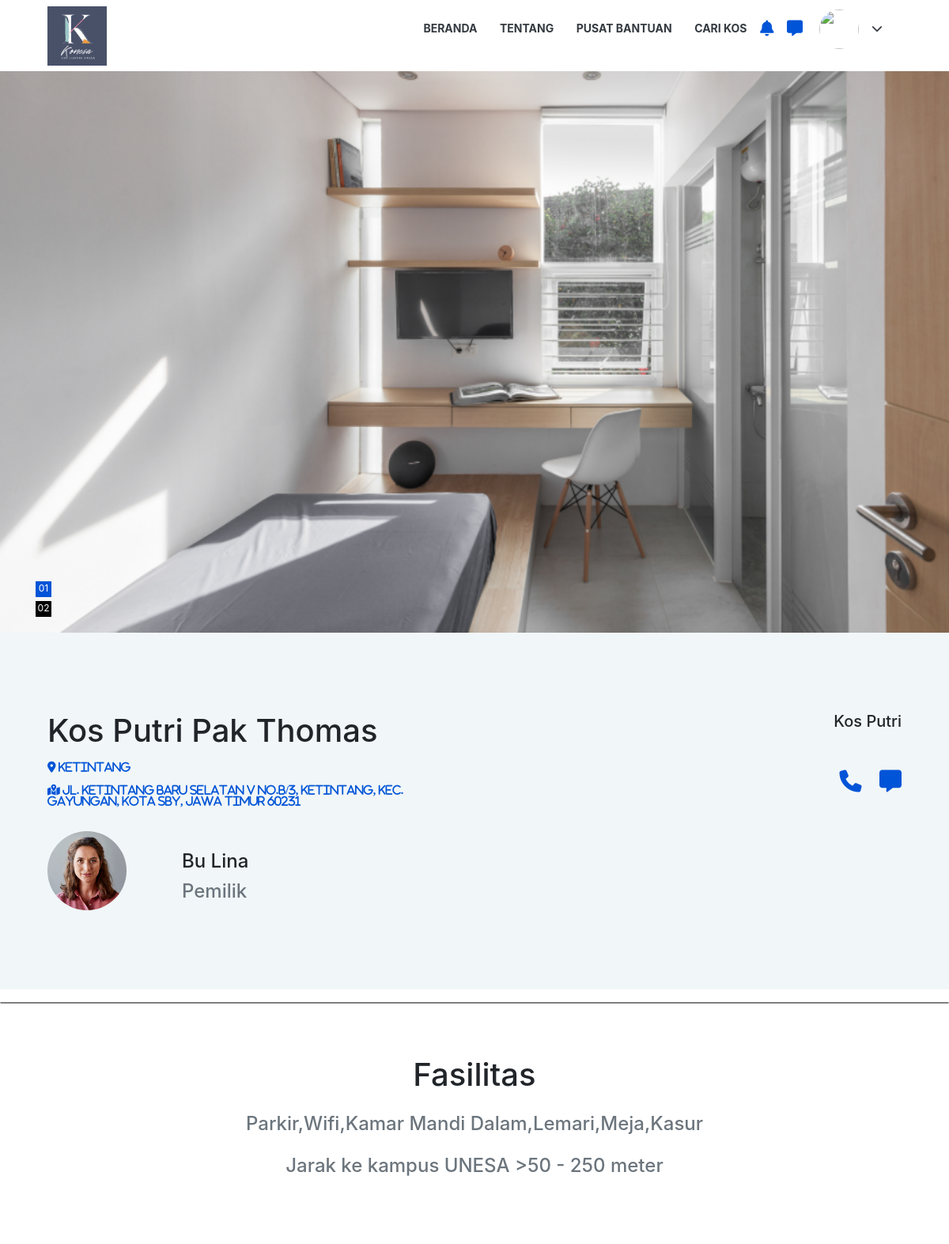
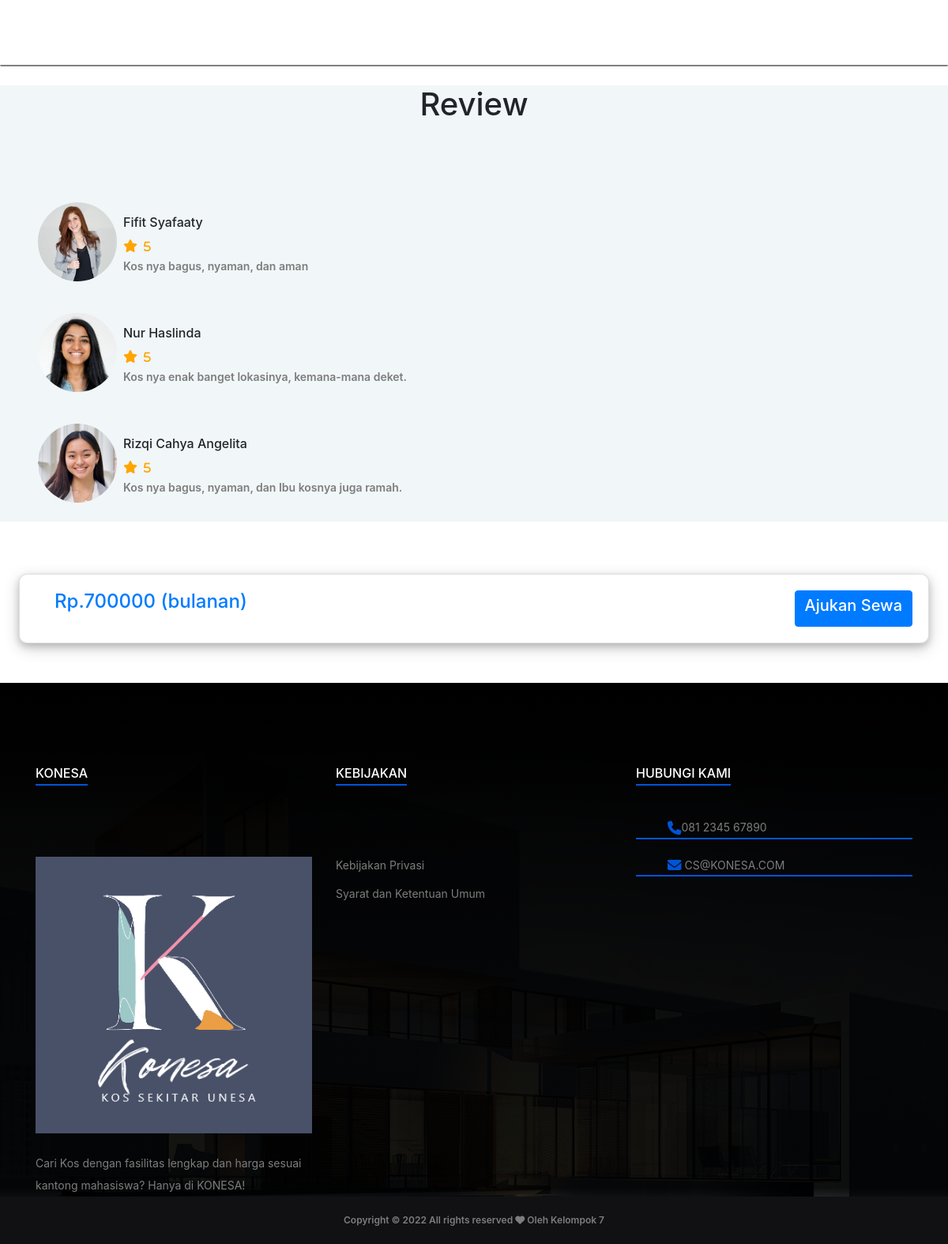
The page /pencari/detail_kos.php?kos_id=4 on the database its author committed (2 pictures, top to bottom).
### tables this page shows
CREATE TABLE IF NOT EXISTS `data_kos` (
  `kos_id` int(11) NOT NULL AUTO_INCREMENT,
  `kos_nama` varchar(60) NOT NULL,
  `kos_alamat` varchar(100) NOT NULL,
  `kos_harga` float NOT NULL,
  `kos_fasilitas` varchar(1000) NOT NULL,
  `kos_tipe` varchar(25) NOT NULL,
  `kos_jarak` varchar(20) NOT NULL,
  `kos_gender` enum('Putra','Putri','Putra/i') NOT NULL,
  `kos_lokasi` varchar(30) NOT NULL,
  `kos_gambar` varchar(1000) NOT NULL,
  `status` varchar(25) NOT NULL,
  `pemilik_id` varchar(25) NOT NULL,
  PRIMARY KEY (`kos_id`)
);

CREATE TABLE IF NOT EXISTS `pemilik_kos` (
  `pemilik_id` int(11) NOT NULL AUTO_INCREMENT,
  `pemilik_email` varchar(50) NOT NULL,
  `pemilik_password` varchar(100) NOT NULL,
  `pemilik_nama` varchar(60) NOT NULL,
  `pemilik_tanggal_lahir` date NOT NULL,
  `pemilik_gambar` varchar(100) NOT NULL,
  `pemilik_telp` varchar(25) NOT NULL,
  `pemilik_gender` enum('L','P') NOT NULL,
  `pemilik_jenis_identitas` varchar(20) NOT NULL,
  `pemilik_foto_identitas` varchar(100) NOT NULL,
  `kos_id` int(11) NOT NULL,
  PRIMARY KEY (`pemilik_id`)
);

CREATE TABLE IF NOT EXISTS `review` (
  `review_id` int(11) NOT NULL AUTO_INCREMENT,
  `review_isi` text NOT NULL,
  `review_rating` int(5) NOT NULL,
  `kos_id` varchar(25) NOT NULL,
  `pencari_id` varchar(25) NOT NULL,
  PRIMARY KEY (`review_id`)
);

CREATE TABLE IF NOT EXISTS `pencari_kos` (
  `pencari_id` int(11) NOT NULL AUTO_INCREMENT,
  `pencari_email` varchar(50) NOT NULL,
  `pencari_password` varchar(100) NOT NULL,
  `pencari_nama` varchar(60) NOT NULL,
  `pencari_tanggal_lahir` date NOT NULL,
  `pencari_gambar` varchar(100) NOT NULL,
  `pencari_telp` varchar(25) NOT NULL,
  `pencari_gender` enum('L','P') NOT NULL,
  `pencari_jenis_identitas` varchar(20) NOT NULL,
  `pencari_foto_identitas` varchar(100) NOT NULL,
  PRIMARY KEY (`pencari_id`),
  UNIQUE KEY `pencari_email` (`pencari_email`)
);

### koneksi.php (called while the page is built, shortened)
<?php
class Koneksi {
    private $konek;
    private $host = "localhost";
    private $user = "root";
    private $pass = "";
    private $db = "konesa";
    private function sambung() {
        try {
            $this->konek = new PDO("mysql:host=".$this->host.";dbname=".$this->db.";charset=utf8mb4", $this->user, $this->pass);
            $this->konek->setAttribute(PDO::ATTR_ERRMODE, PDO::ERRMODE_EXCEPTION);
            $this->konek->setAttribute(PDO::ATTR_EMULATE_PREPARES, true);
            return $this->konek;
        }catch(PDOException $ex) {
            return NULL;
        }
    }
    public function kueri($sql) {
        $hasil = $this->konek->prepare($sql);
        $hasil->execute();
        return $hasil;
    }
    public function hasil_data($arg){
        return $arg->fetch(PDO::FETCH_ASSOC);
    }
}
?>

### pencari/detail_kos.php (the view, shortened to what this page needs)
<?php
require_once '../koneksi.php';
$kon = new Koneksi();
$idkos = @$_REQUEST['kos_id'];
$idpencari = @$_SESSION['pencari_id'];
?>
<!DOCTYPE html>
<html lang="en">
  <head>
    <link rel="stylesheet" href="../css/style.css" />
    <link rel="stylesheet" href="../css/classy-nav.min.css" />
    <link rel="stylesheet" href="../css/bootstrap.css" />
    <link rel="stylesheet" href="../css/bootstrap.min.css" />
    <link rel="stylesheet" href="../css/nice-select.css" />
    <link rel="stylesheet" href="../css/animate.css" />
    <link rel="stylesheet" href="../css/owl.carousel.css" />
    <link rel="stylesheet" href="../css/themify-icons.css" />
    <link
      rel="stylesheet"
      href="https://cdnjs.cloudflare.com/ajax/libs/font-awesome/6.2.1/css/all.min.css"
    />
  </head>
  <body>
    <header class="header-area">
      <div class="main-header-area" id="stickyHeader">
        <div class="classy-nav-container breakpoint-off bg-white">
          <nav class="classy-navbar justify-content-between" id="southNav">
            <a class="nav-brand" href="index_pencari.php"
              ><img src="../images/logo.png" alt="Logo Konesa" style="width:75px;"
            /></a>
            <div class="classy-menu" style="color: black;">
              <div class="classynav">
              <?php
                $que = $kon->kueri("SELECT * FROM pencari_kos WHERE pencari_id = '$idpencari'");
                $hasil = $kon->hasil_data($que);
              ?>
                <ul>
                  <li><a href="index_pencari.php" class="nav-link text-dark font-weight-bold">Beranda</a></li>
                  <li>
                    <a href="index_pencari.php#tentang" class="text-dark font-weight-bold">Tentang</a>
                  </li>
                  <li><a href="#pusatbantuan" class="text-dark font-weight-bold">Pusat Bantuan</a></li>
                  <li><a href="pencarian.php" class="text-dark font-weight-bold">Cari Kos</a></li>
                  <li><i class="fa fa-bell fa-lg" style="color: #0054d7;"></i>
                    </li>
                  <li><i class="fa-solid fa-message fa-lg" style="color: #0054d7;"></i></li>
                  <li><img src="<?= $hasil['pencari_gambar']; ?>" class="rounded-circle ml-3" style="width: 50px; height: 50px; object-fit:cover;"></li>
                  <li><a href="#" class="text-dark font-weight-bold"><?php echo $hasil['pencari_nama'] ?><i class="fa fa-chevron-down"></i></a>
                    </li>
                </ul>
              </div>
            </div>
          </nav>
        </div>
      </div>
    </header>
    <section class="hero-area">
    <?php
      $xyz = $kon->kueri("SELECT * FROM data_kos WHERE kos_id = '$idkos'");
      $hasil = $kon->hasil_data($xyz);
    ?>
      <div class="hero-slides owl-carousel">
        <div
          class="single-hero-slide bg-img"
          style="background-image: url(../pemilik/<?php echo $hasil['kos_gambar']; ?>)"
        >
          <div class="container h-100">
            <div class="row h-100 align-items-center">
              <div class="col-12">
              </div>
            </div>
          </div>
        </div>
      </div>
    </section>
    <section class="south-editor-area d-flex">
    <?php
        $kos = $kon->kueri("SELECT * FROM  data_kos a INNER JOIN pemilik_kos b ON a.pemilik_id = b.pemilik_id WHERE a.kos_id = '$idkos' ");
        while ($hasil = $kon->hasil_data($kos)) {
    ?>
       <div class="editor-content-area wow fadeInUp">
       <h1 class="text-weight-bold"><?php echo $hasil['kos_nama']; ?></h1>
       <p class="location mr-4 mt-2 mb-1"  style="color:#0054d7;">
        <i class="fa fa-location-dot"> <?php echo $hasil['kos_lokasi']; ?></i>
        <p class="location mr-4 mt-2 mb-1"  style="color:#0054d7;">
        <i class="fa fa-map-location-dot"> <?php echo $hasil['kos_alamat']; ?></i>
        <div class ="row mt-4">
          <div class="input-group col-sm-4">
            <img src="../pemilik/<?= $hasil['pemilik_gambar']; ?>" class="rounded-circle" style="width: 100px; height: 100px; object-fit:cover;">
          </div>
          <div class="input-group col-sm-6 mt-4">
            <h4 class="" data-wow-delay="500ms"> <?php echo $hasil['pemilik_nama']; ?></h4>
            <div class="input-group col-sm-12 p-0 ">
              <h4 class="text-secondary">Pemilik</h4>
            </div>
          </div>
          </div>
        </div>
      <div class="editor-content-area p-50">
        <div class="section-heading wow fadeInUp" data-wow-delay="250ms">
          <h5 class="text-weight-bold" style="text-align:right;">Kos <?php echo $hasil['kos_gender']; ?></h5>
        </div>
        <div style="float:right;">
          <h4 class="wow fadeInUp text-secondary" data-wow-delay="500ms">
          <a href="#"><i class="fa fa-phone fa-2x"  style="color: #0054d7;"></i></a>
          <a href="chat.php"><i class="fa fa-message fa-2x ml-3"  style="color: #0054d7;"></i></a>
          </h4>
        </div>
      </div>
      <?php
    }
    ?>
    </section>
    <hr style="border: 1px solid gray; border-radius: 5px;">
    <div class="editor-content-area">
    <?php
      $xyz = $kon->kueri("SELECT * FROM data_kos WHERE kos_id = '$idkos'");
      $hasil = $kon->hasil_data($xyz);
    ?>
    <section class="featured-properties-area section-padding-50" id="beranda">
      <div class="container">
        <div class="row">
          <div class="col-12">
            <div class="section-heading wow fadeInUp">
              <h1 class="text-weight-bold">Fasilitas</h1>
              <h4 class="wow fadeInUp text-secondary mt-4" data-wow-delay="500ms">
              <?php echo $hasil['kos_fasilitas']; ?>
              </h4>
              <h4 class="wow fadeInUp text-secondary mt-4" data-wow-delay="500ms"> Jarak ke kampus UNESA
              <?php echo $hasil['kos_jarak']; ?>
              </h4>
            </div>
          </div>
        </div>
        </section>
        </div>
      <hr style="border: 1px solid gray; border-radius: 5px;">
     <div class="south-editor-area comments-area">
        <div class="section-heading wow fadeInUp mt-4" data-wow-delay="250ms">
              <h1 class="text-weight-bold">Review</h1>
            </div>
              <?php
                $rev = $kon->kueri("SELECT * FROM review a JOIN data_kos b ON a.kos_id = b.kos_id JOIN pencari_kos c ON a.pencari_id = c.pencari_id WHERE a.kos_id = '$idkos' ");
                while ($hasil = $kon->hasil_data($rev)) {
              ?>
      <ol>
        <li class="single_comment_area ml-4">
            <div class="comment-wrapper d-flex">
                <div class="comment-author ml-4 mb-4">
                    <img src="<?php echo $hasil['pencari_gambar']; ?>" class="rounded-circle" style="width: 100px; height: 100px; object-fit:cover;">
                </div>
                <div class="comment-content">
                    <div class="comment-meta">
                        <h6 class="comment-author-name mt-3 ml-2"><?php echo $hasil['pencari_nama']; ?></h6>
                        <i class="fa-sharp fa-solid fa-star  ml-2" style="color:orange;"><a href="#" class="comment-meta  ml-2" style="color:orange;"><?php echo $hasil['review_rating']; ?></a></i>
                    <p class="ml-2"> <?php echo $hasil['review_isi']; ?></p>
                </div>
            </div>
      </ol>
      <?php
              }
              ?>
  </div>
    <section class="featured-properties-area section-padding-50">
       <?php
         $xyz = $kon->kueri("SELECT * FROM data_kos  WHERE kos_id = '$idkos'");
         $hasil = $kon->hasil_data($xyz);
       ?>
        <div class="card ml-4 mr-4">
          <div class="card-body">
            <h4 class="card-title ml-4 text-primary">Rp.<?php echo $hasil['kos_harga']; ?> (<?php echo $hasil['kos_tipe']; ?>) <a href="form_sewa.php?kos_id=<?=$hasil['kos_id']?>" class="btn btn-primary" style="float:right;"><h5>Ajukan Sewa</h5></a></h4>
          </div>
        </div>
    </section>
    <footer
      class="footer-area section-padding-100-0 bg-img gradient-background-overlay"
      style="background-image: url(../images/hero1.jpg)" id="pusatbantuan"
    >
      <div class="main-footer-area">
        <div class="container">
          <div class="row">
            <div class="col-12 col-sm-4 ">
              <div class="footer-widget-area mb-100">
                <div class="widget-title">
                  <h6>konesa</h6>
                </div>
                <div class="footer-logo my-4">
                  <img src="../images/logo.png" alt="" />
                </div>
                <p>
                  Cari Kos dengan fasilitas lengkap dan harga sesuai kantong mahasiswa? Hanya di KONESA!
                </p>
              </div>
            </div>
            <div class="col-12 col-sm-4 ">
              <div class="footer-widget-area mb-100">
                <div class="widget-title">
                  <h6>Kebijakan</h6>
                </div>
               <ul class="useful-links-nav align-items-center">
                <li><a href="#">Kebijakan Privasi</a></li>
                <li><a href="#">Syarat dan Ketentuan Umum</a></li>
              </ul>
              </div>
            </div>
            <div class="col-12 col-sm-4 ">
              <div class="footer-widget-area mb-100">
                <div class="widget-title">
                  <h6>Hubungi Kami</h6>
                <div class="address">
                  <h6>
                    <i class="fa fa-phone fa-lg"></i>081 2345 67890
                  </h6>
                  <h6>
                    cs@konesa.com
                  </h6>
                </div>
                </div>
              </div>
            </div>
          </div>
        </div>
      </div>
      <div
        class="copywrite-text d-flex align-items-center justify-content-center"
      >
        <p>
          Copyright &copy;
          All rights reserved
          <i class="fa fa-heart-o" aria-hidden="true"></i> Oleh Kelompok 7
        </p>
      </div>
    </footer>
  </body>
</html>

### rows shown on the page
data_kos: kos_gambar (picture), kos_nama "Kos Putri Pak Thomas", kos_lokasi "Ketintang", kos_alamat "Jl. Ketintang Baru Selatan V No.B/3, Ketintang, Kec. Gayungan, Kota SBY, Jawa Timur 60231", pemilik.pemilik_gambar (picture), pemilik.pemilik_nama "Bu Lina", kos_gender "Putri", kos_fasilitas "Parkir,Wifi,Kamar Mandi Dalam,Lemari,Meja,Kasur", kos_jarak ">50 - 250 meter", kos_harga "700000", kos_tipe "bulanan"
review: pencari.pencari_gambar (picture), pencari.pencari_nama "Fifit Syafaaty", review_rating "5", review_isi "Kos nya bagus, nyaman, dan aman"
review: pencari.pencari_gambar (picture), pencari.pencari_nama "Nur Haslinda", review_rating "5", review_isi "Kos nya enak banget lokasinya, kemana-mana deket."
review: pencari.pencari_gambar (picture), pencari.pencari_nama "Rizqi Cahya Angelita", review_rating "5", review_isi "Kos nya bagus, nyaman, dan Ibu kosnya juga ramah."
